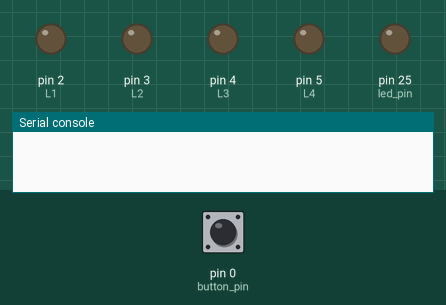
The program below on a simulated MicroPython board. Shown: output pins drawn as LEDs (lit = HIGH), the last lines printed to the serial console. The test bench sets the inputs (shaded band); at power-on: pin 0 (button_pin) LOW.

Above: at 1.2 s.
1.3 s: pin 0 (button_pin) pulled HIGH for 0.15 s
At 1.7 s:
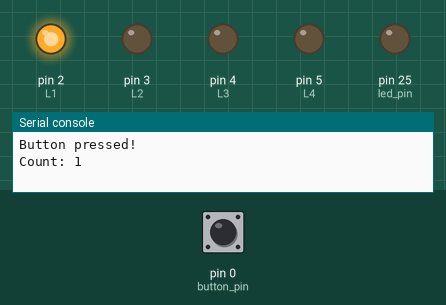
4.4 s: pin 0 (button_pin) pulled HIGH for 1 s
8.4 s: pin 0 (button_pin) pulled HIGH for 0.15 s
At 11.25 s:
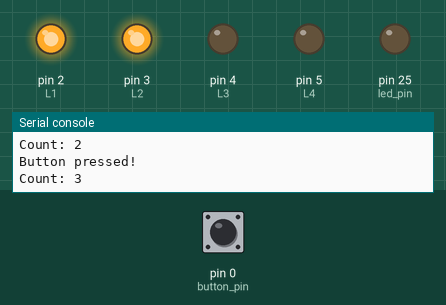
11.5 s: pin 0 (button_pin) pulled HIGH for 3.2 s
At 11.5 s:
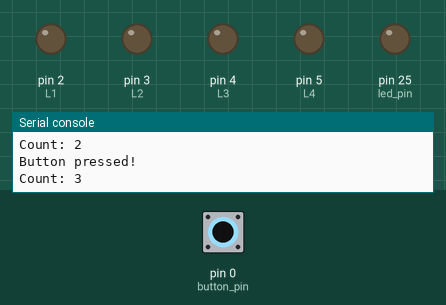
Timing chart, 0 to 14.5 s (numbered marks = the images above; inputs shaded):
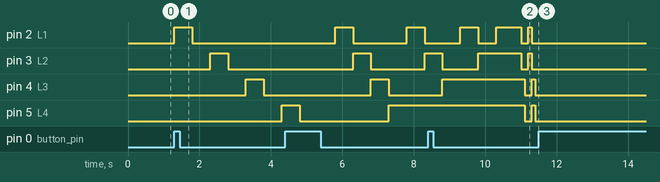

Measured:
- after the input at 1.3 s, pin 2 (L1): LOW → HIGH at once, → LOW 0.50 s later; pin 3 (L2): LOW → HIGH after 1.0 s, → LOW 0.50 s later; pin 4 (L3): LOW → HIGH after 2.0 s, → LOW 0.50 s later; pin 5 (L4): LOW → HIGH after 3.0 s
- after the input at 8.4 s, pin 5 (L4): HIGH → LOW after 2.7 s instead of 2.8 s
- after the input at 11.5 s, pin 2 (L1), pin 3 (L2), pin 4 (L3), pin 5 (L4): stops changing and stays LOW

The program:

interrup.py
```python
from machine import Pin
import time

button_pin = Pin(0,Pin.IN,Pin.PULL_DOWN)
led_pin = Pin(25 , Pin.OUT)
L1 = Pin(2, Pin.OUT)
L2 = Pin(3, Pin.OUT)
L3 = Pin(4, Pin.OUT)
L4 = Pin(5, Pin.OUT)
Leds = [L1,L2,L3,L4]
count = 0

def button_callback(pin):
    global count
    count += 1
    if count == 4 :
        count =0
    print("Button pressed!")
    print("Count:", count)

button_pin.irq(trigger=Pin.IRQ_RISING, handler=button_callback)

while True:

    if count == 0:
        led_pin.value(0)
    elif count ==1 :
       for x in Leds:
           x.on()
           time.sleep(0.5)
           x.off()
           time.sleep(0.5)
    elif count == 2:
        for led in Leds:
            led.off()
            time.sleep(0.1)
        for i in range(3, -1, -1):
            for j in range(0,i+1):
                Leds[j].on()
                time.sleep(0.5)
                Leds[j].off()
            Leds[i].on()
    elif count == 3:
        L1.on()
        L2.on()
        time.sleep(0.1)
        L1.off()
        L2.off()
        L3.on()
        L4.on()
        time.sleep(0.1)
        L3.off()
        L4.off()

    time.sleep(0.1)
```
